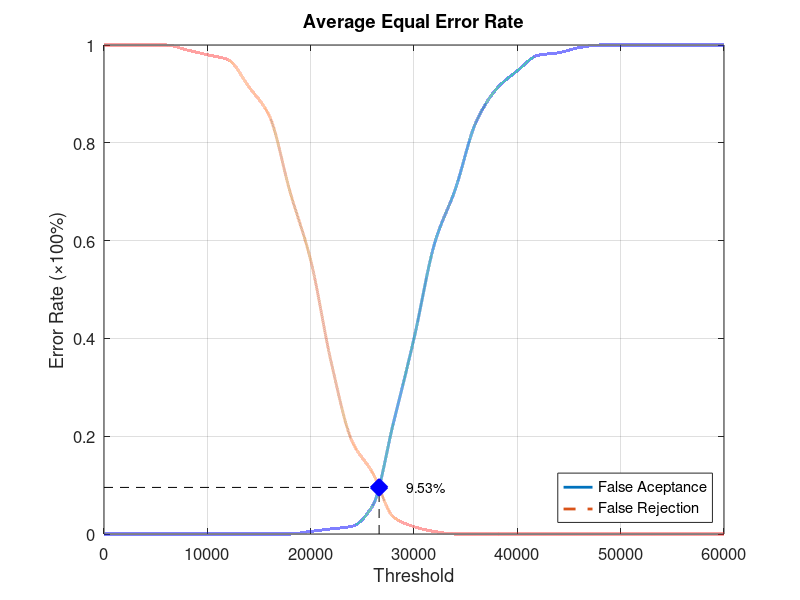
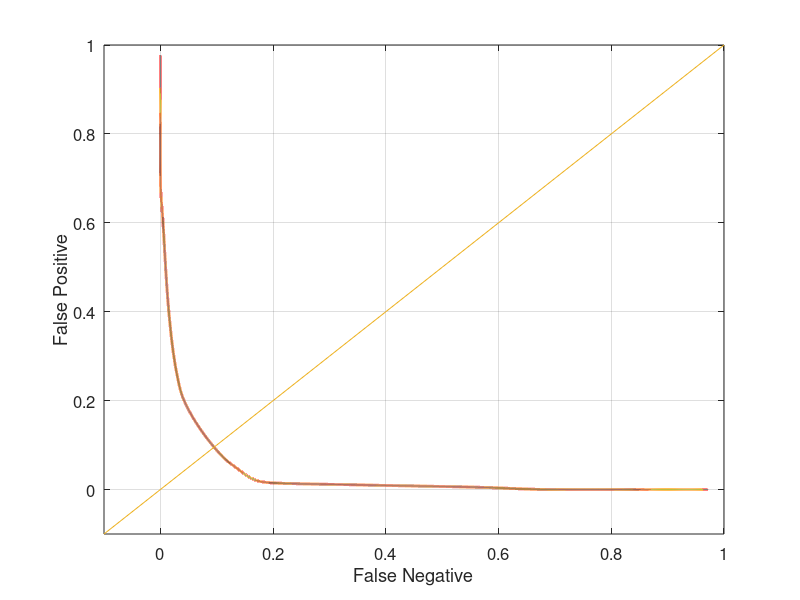

Write MATLAB code to recreate these figures, in order.
function yEER = Database1_4
close all;
clear;
clc;
x = 0:2000:60000;
xq = 0:0.5:60000;

y0 = [0 0 0 0 0 0 0 0 0 0 0.00526316 0.0105263 0.0157895 0.0578947 0.226316 0.4 0.594737 0.705263 0.842105 0.910526 0.947368 0.978947 0.984211 0.994737 1 1 1 1 1 1 1];
yy0 = interp1(x, y0, xq, 'pchip');
y1 = [1 1 1 1 0.99 0.98 0.97 0.915 0.855 0.7 0.56 0.35 0.19 0.125 0.035 0.015 0.005 0 0 0 0 0 0 0 0 0 0 0 0 0 0];
yy1 = interp1(x, y1, xq, 'pchip');

% Calculating EER: 
y2 = abs(y0 - y1);
find(y2 == min(y2))
yy2 = abs(yy0 - yy1);
xEER = find(yy2 == min(yy2));
xEERIndex = xq(xEER) % X-axis EER
yEER = yy0(xEER) % Y-axis EER

main = figure
plot(xq, yy0,'-','LineWidth', 2);	hold on
plot(xq, yy1,'--','LineWidth', 2);	hold on
plot([xEERIndex xEERIndex], [0 yEER], 'k--');	hold on
plot([0 xEERIndex], [yEER yEER], 'k--');	hold on
plot(xEERIndex, yEER, 'bx', 'LineWidth', 10);	hold on
text(xEERIndex + 10 * xEERIndex / 100, yEER, [num2str(round((10000 * yEER)) / 100) '%'])
legend('False Aceptance', 'False Rejection', 'Location', 'SouthEast')
xlabel('Threshold')
ylabel('Error Rate (\times100%)')
title('Average Equal Error Rate')
set(gca, 'FontSize', 12)
axis([0 60000 0 1])
grid on

print(main, 'Database1_4Main', '-dpng');
FNRxFPR = figure('Color', [1 1 1]);
plot(yy1, yy0, '-', yy1, yy0, 'LineWidth', 2);
hold on
y = -0.1:0.1:1
plot(y, y); 
set(gca, 'FontSize', 12)
xlabel('False Negative')
ylabel('False Positive')
axis([-0.1 1 -0.1 1])
set(gca, 'FontSize', 12)
grid on

print(FNRxFPR, 'Database1_4FNRxFPR','-dpng');
end
